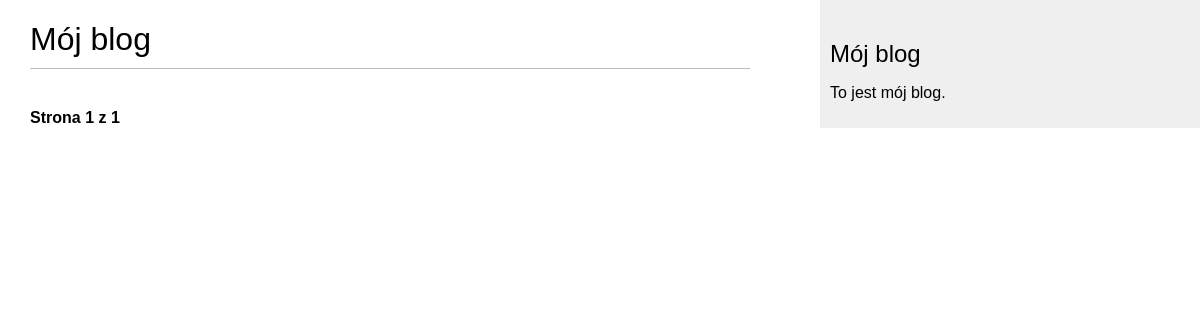
Before: / with the older database file.
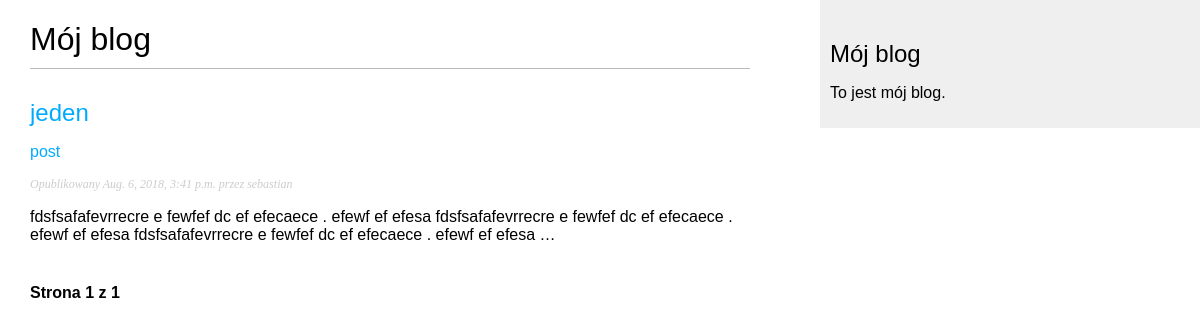
After: the same page with the newer database file.
### blog/models.py (models this page shows, shortened)
class Post(models.Model):
    STATUS_CHOICES = (('draft', 'Roboczy'), ('published', 'Opublikowany'))
    title = models.CharField(max_length=250)
    slug = models.SlugField(max_length=250, unique_for_date='publish')
    author = models.ForeignKey(User, related_name='blog_posts', on_delete=models.CASCADE)
    body = models.TextField()
    publish = models.DateTimeField(default=timezone.now)
    created = models.DateTimeField(auto_now_add=True)
    updated = models.DateTimeField(auto_now=True)
    status = models.CharField(max_length=10, choices=STATUS_CHOICES, default='draft')
    objects = models.Manager()
    published = PublishedManager()
    tags = TaggableManager()
    class Meta:
        ordering = ('-publish',)
    def get_absolute_url(self):
        return reverse('blog:post_detail', args=[self.publish.year,
                                                 self.publish.strftime('%m'),
                                                 self.publish.strftime('%d'),
                                                 self.slug])

### blog/views.py (the view)
# urls.py: url(r'^$', views.post_list, name='post_list'),
def post_list(request, tag_slug=None):
    object_list = Post.published.all()
    tag = None
    if tag_slug:
        tag = get_object_or_404(Tag, slug=tag_slug)
        object_list = object_list.filter(tags__in=[tag])
    paginator = Paginator(object_list, 3)
    page = request.GET.get('page')
    try:
        posts = paginator.page(page)
    except PageNotAnInteger:
        posts = paginator.page(1)
    except EmptyPage:
        posts = paginator.page(paginator.num_pages)
    return render(request, 'blog/post/list.html', {'page': page,
                                                   'posts': posts,
                                                   'tag': tag})

### blog/models.py (called while the page is built)
    def get_queryset(self):
        return super(PublishedManager, self).get_queryset().filter(status='published')

### blog/templates/blog/post/list.html (shortened to what this page needs)
{% extends "blog/base.html" %}
{% block content %}
    <h1> Mój blog</h1>
    {% for post in posts %}
        <h2><a href="{{ post.get_absolute_url }}">{{ post.title }}</a></h2>
        <p class="tags">
            {% for tag in post.tags.all %}
                <a href="{% url "blog:post_list_by_tag" tag.slug %}">
                    {{ tag.name }}
                </a>
            {% endfor %}
        </p>
        <p class="date">Opublikowany {{ post.publish }} przez {{ post.author }}</p>
        {{ post.body|truncatewords:30|linebreaks }}
    {% endfor %}
    {% include "pagination.html" with page=posts %}
{% endblock %}

### blog/templates/blog/base.html (shortened to what this page needs)
{% load staticfiles%}
<!DOCTYPE html>
<html lang="en">
<head>
    <link href="{% static 'css/blog.css' %}" rel="stylesheet">
</head>
<body>
    <div id="content">
        {% block content %}
        {% endblock %}
    </div>
    <div id="sidebar">
        <h2>Mój blog</h2>
        <p>To jest mój blog.</p>
    </div>
</body>
</html>

### blog/templates/pagination.html (shortened to what this page needs)
<div class="pagination">
    <span class="step-links">
        <span class="current">
            Strona {{ page.number }} z {{ page.paginator.num_pages }}
        </span>
    </span>
</div>

### blog/static/css/blog.css (style rules this page uses)
body { margin:0; padding:0; font-family:helvetica, sans-serif; }
a { color:#00abff; text-decoration:none; }
h1 { font-weight:normal; border-bottom:1px solid #bbb; padding:0 0 10px 0; }
h2 { font-weight:normal; margin:30px 0 0; }
#content { float:left; width:60%; padding:0 0 0 30px; }
#sidebar { float:right; width:30%; padding:10px; background:#efefef; height:100%; }
p.date { color:#ccc; font-family: georgia, serif; font-size: 12px; font-style: italic; }
.pagination { margin:40px 0; font-weight:bold; }

Changed rows visible on the page:
added Post: title "jeden", publish "Aug. 6, 2018, 3:41 p.m.", author "sebastian", body "fdsfsafafevrrecre e fewfef dc ef efecaece . efewf ef efesa fdsfsafafevrrecre e fewfef dc ef efecaece . efewf ef efesa fdsfsafafevrrecre e fewfef dc ef efecaece . efewf ef efesa …"
added Tag: name "post"
